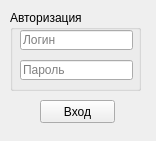
<?xml version="1.0" encoding="UTF-8"?>
<ui version="4.0">
 <class>MainWindow</class>
 <widget class="QMainWindow" name="MainWindow">
  <property name="geometry">
   <rect>
    <x>0</x>
    <y>0</y>
    <width>156</width>
    <height>141</height>
   </rect>
  </property>
  <property name="contextMenuPolicy">
   <enum>Qt::DefaultContextMenu</enum>
  </property>
  <property name="windowTitle">
   <string>Авто в аренду</string>
  </property>
  <property name="windowIcon">
   <iconset>
    <normaloff>../build-CarRent-Desktop_Qt_5_10_1_MinGW_32bit-Debug/icon.png</normaloff>../build-CarRent-Desktop_Qt_5_10_1_MinGW_32bit-Debug/icon.png</iconset>
  </property>
  <property name="toolButtonStyle">
   <enum>Qt::ToolButtonIconOnly</enum>
  </property>
  <property name="animated">
   <bool>true</bool>
  </property>
  <property name="tabShape">
   <enum>QTabWidget::Rounded</enum>
  </property>
  <widget class="QWidget" name="centralWidget">
   <widget class="QPushButton" name="connectButton">
    <property name="geometry">
     <rect>
      <x>40</x>
      <y>100</y>
      <width>75</width>
      <height>23</height>
     </rect>
    </property>
    <property name="text">
     <string>Вход</string>
    </property>
   </widget>
   <widget class="QGroupBox" name="groupBox">
    <property name="geometry">
     <rect>
      <x>10</x>
      <y>10</y>
      <width>131</width>
      <height>81</height>
     </rect>
    </property>
    <property name="title">
     <string>Авторизация</string>
    </property>
    <widget class="QLineEdit" name="passEdit">
     <property name="geometry">
      <rect>
       <x>10</x>
       <y>50</y>
       <width>113</width>
       <height>20</height>
      </rect>
     </property>
     <property name="text">
      <string/>
     </property>
     <property name="echoMode">
      <enum>QLineEdit::PasswordEchoOnEdit</enum>
     </property>
     <property name="placeholderText">
      <string>Пароль</string>
     </property>
    </widget>
    <widget class="QLineEdit" name="loginEdit">
     <property name="geometry">
      <rect>
       <x>10</x>
       <y>20</y>
       <width>113</width>
       <height>20</height>
      </rect>
     </property>
     <property name="text">
      <string/>
     </property>
     <property name="placeholderText">
      <string>Логин</string>
     </property>
    </widget>
   </widget>
  </widget>
 </widget>
 <layoutdefault spacing="6" margin="11"/>
 <resources/>
 <connections/>
</ui>
